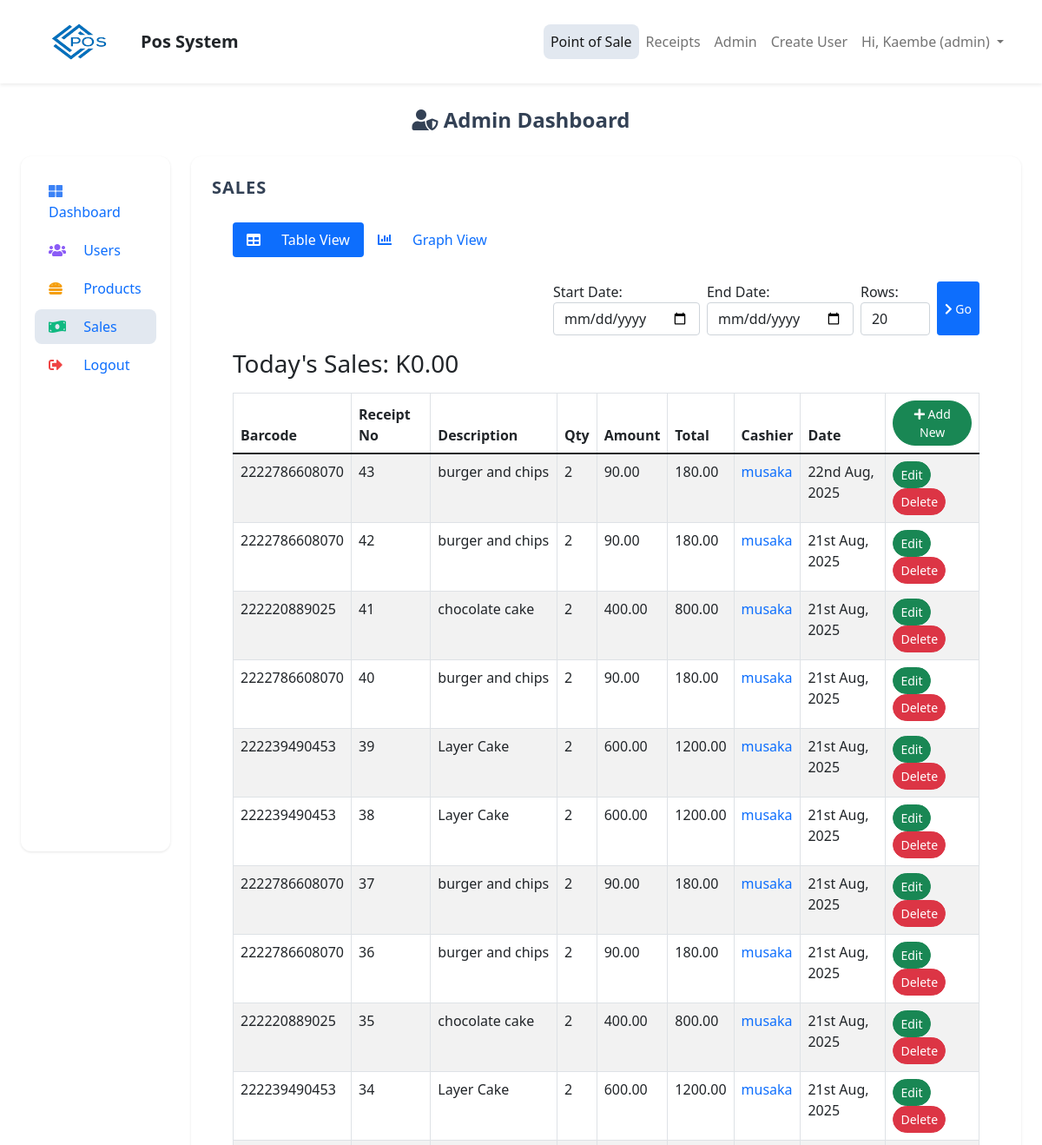
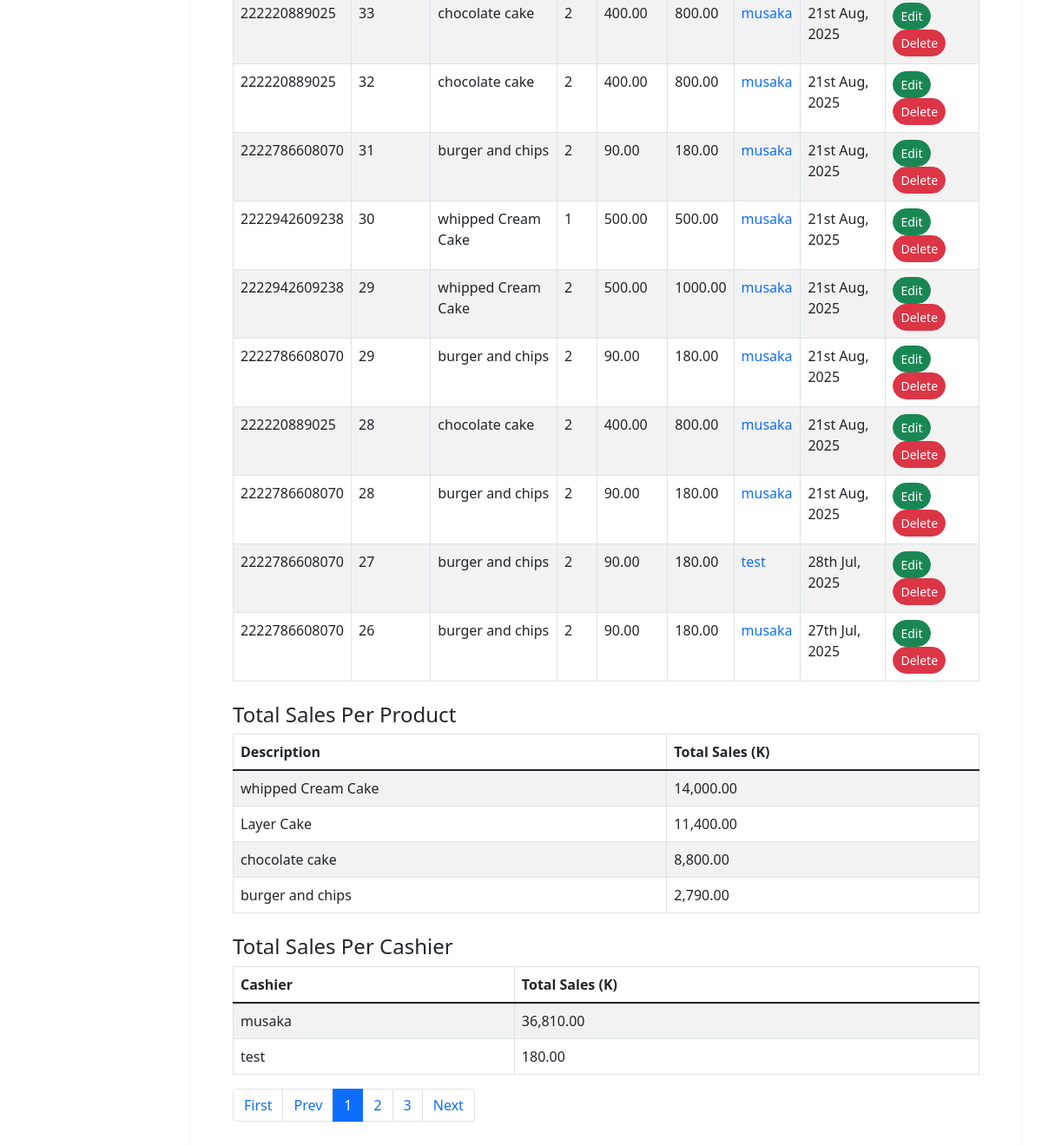
The app's page /index.php?pg=admin&tab=sales (signed in) with its own data (2 pictures, top to bottom).
### tables this page shows
CREATE TABLE `sales` (
  `id` int(11) NOT NULL,
  `barcode` varchar(15) NOT NULL,
  `receipt_no` int(11) NOT NULL,
  `description` varchar(50) NOT NULL,
  `qty` int(11) NOT NULL,
  `amount` decimal(10,2) NOT NULL,
  `total` decimal(10,2) NOT NULL,
  `date` datetime NOT NULL,
  `user_id` varchar(60) NOT NULL,
  `phone` text NOT NULL
);

CREATE TABLE `users` (
  `id` int(11) NOT NULL,
  `username` varchar(30) NOT NULL,
  `email` varchar(100) NOT NULL,
  `password` varchar(255) NOT NULL,
  `date` datetime NOT NULL,
  `image` varchar(500) DEFAULT NULL,
  `role` varchar(20) NOT NULL,
  `gender` varchar(6) NOT NULL DEFAULT 'male',
  `deletable` tinyint(1) NOT NULL DEFAULT 1
);

### app/core/database.php (called while the page is built, shortened)
<?php
class Database
{
    private function db_connect()
    {
        $DBHOST = "localhost";
        $DBNAME = "ink_pos";
        $DBUSER = "root";
        $DBPASS = "";
        $DBDRIVER = "mysql";
        try {
            $con = new PDO("$DBDRIVER:host=$DBHOST;dbname=$DBNAME", $DBUSER, $DBPASS);
            $con->setAttribute(PDO::ATTR_ERRMODE, PDO::ERRMODE_EXCEPTION);
        } catch (PDOException $e) {
            echo "Connection failed: " . $e->getMessage();
            return null;
        }
        return $con;
    }
    public function query($query, $data = array())
    {
        $con = $this->db_connect();
        $smt = $con->prepare($query);
        $check = $smt->execute($data);
        if ($check) {
            $result = $smt->fetchAll(PDO::FETCH_ASSOC);
            if (is_array($result) && count($result) > 0) {
                return $result;
            }
        }
        return false;
    }
}

### app/core/functions.php (called while the page is built, shortened)
<?php
function esc($str)
{
	return htmlspecialchars($str);
}
function get_user_by_id($id)
{
	$user = new User();
	return $user->first(['id'=>$id]);
}

### app/core/init.php (called while the page is built, shortened)
<?php
require "../app/core/functions.php";
require "../app/core/database.php";
require "../app/core/model.php";
function my_function($classname)
{
	$filename = "../app/models/".ucfirst($classname) . ".php";
}

### app/core/model.php (called while the page is built, shortened)
<?php
class Model extends Database
{
	public function first($data)
	{
		$keys = array_keys($data);
		$query = "select * from $this->table where ";
		foreach ($keys as $key) {
			$query .= "$key = :$key && ";
		}
		$query = trim($query,"&& ");
		$db = new Database;
		if($res = $db->query($query,$data))
		{
			return $res[0];
		}
		return false;
	}
}

### app/views/admin/sales.view.php (the view, shortened to what this page needs)
<div class="container-fluid">
  <ul class="nav nav-pills mb-4">
    <li class="nav-item">
      <a class="nav-link <?=($section == 'table') ? 'active' : ''?>" href="index.php?pg=admin&tab=sales">
        <i class="fa fa-table"></i> Table View
      </a>
    </li>
    <li class="nav-item">
      <a class="nav-link <?=($section == 'graph') ? 'active' : ''?>" href="index.php?pg=admin&tab=sales&s=graph">
        <i class="fa fa-chart-bar"></i> Graph View
      </a>
    </li>
  </ul>
  <div class="row">
    <?php if ($section == 'table'): ?>
      <div class="col-12 mb-3">
        <form class="d-flex justify-content-end">
          <div class="form-group me-2">
            <label for="start">Start Date:</label>
            <input class="form-control" id="start" type="date" name="start" value="<?= !empty($_GET['start']) ? $_GET['start'] : '' ?>">
          </div>
          <div class="form-group me-2">
            <label for="end">End Date:</label>
            <input class="form-control" id="end" type="date" name="end" value="<?= !empty($_GET['end']) ? $_GET['end'] : '' ?>">
          </div>
          <div class="form-group me-2">
            <label for="limit">Rows:</label>
            <input style="max-width: 80px" class="form-control" id="limit" type="number" min="1" name="limit" value="<?= !empty($_GET['limit']) ? $_GET['limit'] : '20' ?>">
          </div>
          <button class="btn btn-primary btn-sm"><i class="fa fa-chevron-right"></i> Go</button>
        </form>
      </div>
      <div class="table-responsive">
        <h3 class="mb-3">Today's Sales: K<?= number_format($sales_total, 2) ?></h3>
        <table class="table table-bordered table-hover table-striped">
          <thead class="thead-light">
            <tr>
              <th>Barcode</th>
              <th>Receipt No</th>
              <th>Description</th>
              <th>Qty</th>
              <th>Amount</th>
              <th>Total</th>
              <th>Cashier</th>
              <th>Date</th>
              <th>
                <a href="index.php?pg=home">
                  <button class="btn btn-success btn-sm rounded-pill">
                    <i class="fa fa-plus"></i> Add New
                  </button>
                </a>
              </th>
            </tr>
          </thead>
          <tbody>
            <?php if (!empty($sales)): ?>
              <?php foreach ($sales as $sale): ?>
                <tr>
                  <td><?= esc($sale['barcode']) ?></td>
                  <td><?= esc($sale['receipt_no']) ?></td>
                  <td><?= esc($sale['description']) ?></td>
                  <td><?= esc($sale['qty']) ?></td>
                  <td><?= esc($sale['amount']) ?></td>
                  <td><?= esc($sale['total']) ?></td>
                  <?php
                    $cashier = get_user_by_id($sale['user_id']);
                    if (empty($cashier)) {
                      $name = "Unknown";
                      $namelink = "#";
                    } else {
                      $name = $cashier['username'];
                      $namelink = "index.php?pg=profile&id=" . $cashier['id'];
                    }
                  ?>
                  <td>
                    <a href="<?= $namelink ?>" class="text-decoration-none">
                      <?= esc($name) ?>
                    </a>
                  </td>
                  <td><?= date("jS M, Y", strtotime($sale['date'])) ?></td>
                  <td>
                    <a href="index.php?pg=sale-edit&id=<?= $sale['id'] ?>" class="me-2">
                      <button class="btn btn-success btn-sm rounded-pill">Edit</button>
                    </a>
                    <a href="index.php?pg=sale-delete&id=<?= $sale['id'] ?>">
                      <button class="btn btn-danger btn-sm rounded-pill">Delete</button>
                    </a>
                  </td>
                </tr>
              <?php endforeach; ?>
            <?php endif; ?>
          </tbody>
        </table>
        <h4 class="mt-4">Total Sales Per Product</h4>
        <table class="table table-bordered table-hover table-striped">
          <thead class="thead-light">
            <tr>
              <th>Description</th>
              <th>Total Sales (K)</th>
            </tr>
          </thead>
          <tbody>
            <?php if (!empty($sales_total_per_product)): ?>
              <?php foreach ($sales_total_per_product as $item): ?>
                <tr>
                  <td><?= esc($item['description']) ?></td>
                  <td><?= number_format($item['total_sales'], 2) ?></td>
                </tr>
              <?php endforeach; ?>
            <?php endif; ?>
          </tbody>
        </table>
        <h4 class="mt-4">Total Sales Per Cashier</h4>
        <table class="table table-bordered table-hover table-striped">
          <thead class="thead-light">
            <tr>
              <th>Cashier</th>
              <th>Total Sales (K)</th>
            </tr>
          </thead>
          <tbody>
            <?php if (!empty($sales_total_per_cashier)): ?>
              <?php foreach ($sales_total_per_cashier as $item): ?>
                <tr>
                  <?php
                    $cashier = get_user_by_id($item['user_id']);
                    $name = $cashier ? $cashier['username'] : 'Unknown';
                  ?>
                  <td><?= esc($name) ?></td>
                  <td><?= number_format($item['total_sales'], 2) ?></td>
                </tr>
              <?php endforeach; ?>
            <?php endif; ?>
          </tbody>
        </table>
      </div>
    <?php endif; ?>
  </div>
</div>

### records on screen
sales: barcode "2222786608070", receipt_no "43", description "burger and chips", qty "2", amount "90.00", total "180.00", user.username "musaka", date "22nd Aug, 2025"
sales: barcode "2222786608070", receipt_no "42", description "burger and chips", qty "2", amount "90.00", total "180.00", user.username "musaka", date "21st Aug, 2025"
sales: barcode "222220889025", receipt_no "41", description "chocolate cake", qty "2", amount "400.00", total "800.00", user.username "musaka", date "21st Aug, 2025"
sales: barcode "2222786608070", receipt_no "40", description "burger and chips", qty "2", amount "90.00", total "180.00", user.username "musaka", date "21st Aug, 2025"
sales: barcode "222239490453", receipt_no "39", description "Layer Cake", qty "2", amount "600.00", total "1200.00", user.username "musaka", date "21st Aug, 2025"
sales: barcode "222239490453", receipt_no "38", description "Layer Cake", qty "2", amount "600.00", total "1200.00", user.username "musaka", date "21st Aug, 2025"
sales: barcode "2222786608070", receipt_no "37", description "burger and chips", qty "2", amount "90.00", total "180.00", user.username "musaka", date "21st Aug, 2025"
sales: barcode "2222786608070", receipt_no "36", description "burger and chips", qty "2", amount "90.00", total "180.00", user.username "musaka", date "21st Aug, 2025"
sales: barcode "222220889025", receipt_no "35", description "chocolate cake", qty "2", amount "400.00", total "800.00", user.username "musaka", date "21st Aug, 2025"
sales: barcode "222239490453", receipt_no "34", description "Layer Cake", qty "2", amount "600.00", total "1200.00", user.username "musaka", date "21st Aug, 2025"
sales: barcode "222220889025", receipt_no "33", description "chocolate cake", qty "2", amount "400.00", total "800.00", user.username "musaka", date "21st Aug, 2025"
sales: barcode "222220889025", receipt_no "32", description "chocolate cake", qty "2", amount "400.00", total "800.00", user.username "musaka", date "21st Aug, 2025"
sales: barcode "2222786608070", receipt_no "31", description "burger and chips", qty "2", amount "90.00", total "180.00", user.username "musaka", date "21st Aug, 2025"
sales: barcode "2222942609238", receipt_no "30", description "whipped Cream Cake", qty "1", amount "500.00", total "500.00", user.username "musaka", date "21st Aug, 2025"
sales: barcode "2222942609238", receipt_no "29", description "whipped Cream Cake", qty "2", amount "500.00", total "1000.00", user.username "musaka", date "21st Aug, 2025"
sales: barcode "2222786608070", receipt_no "29", description "burger and chips", qty "2", amount "90.00", total "180.00", user.username "musaka", date "21st Aug, 2025"
sales: barcode "222220889025", receipt_no "28", description "chocolate cake", qty "2", amount "400.00", total "800.00", user.username "musaka", date "21st Aug, 2025"
sales: barcode "2222786608070", receipt_no "28", description "burger and chips", qty "2", amount "90.00", total "180.00", user.username "musaka", date "21st Aug, 2025"
sales: barcode "2222786608070", receipt_no "27", description "burger and chips", qty "2", amount "90.00", total "180.00", user.username "test", date "28th Jul, 2025"
sales: barcode "2222786608070", receipt_no "26", description "burger and chips", qty "2", amount "90.00", total "180.00", user.username "musaka", date "27th Jul, 2025"
users: username "musaka"
users: username "test"

### other values on screen
APP_NAME "Pos System"
auth('username') "Kaembe"
Auth::get('role') "admin"
$tab "SALES"
$sales_total "0.00"
$item['description'] "whipped Cream Cake"
$item['total_sales'] "14,000.00"
$item['description'] "Layer Cake"
$item['total_sales'] "11,400.00"
$item['description'] "chocolate cake"
$item['total_sales'] "8,800.00"
$item['description'] "burger and chips"
$item['total_sales'] "2,790.00"
$item['total_sales'] "36,810.00"
$item['total_sales'] "180.00"
